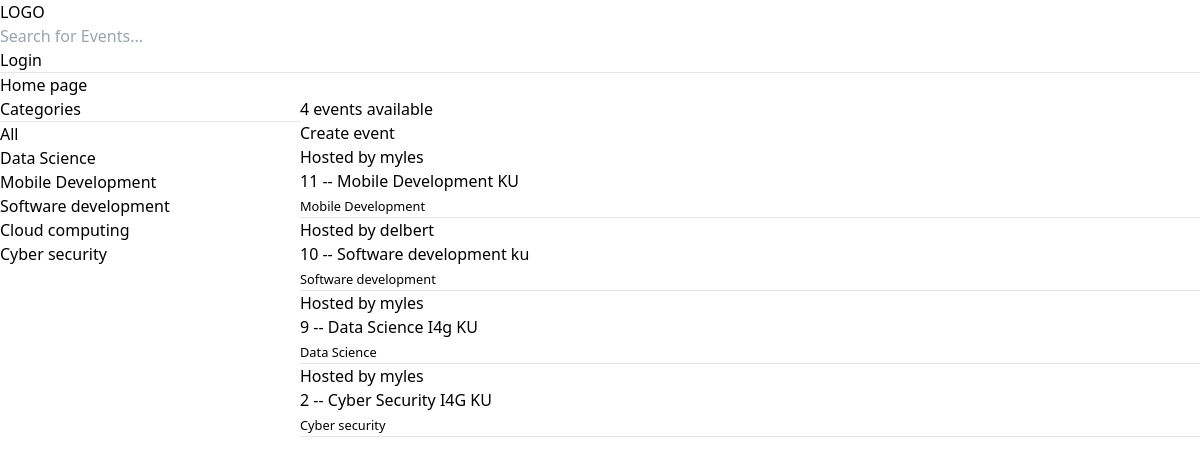
The app's page /, older data.
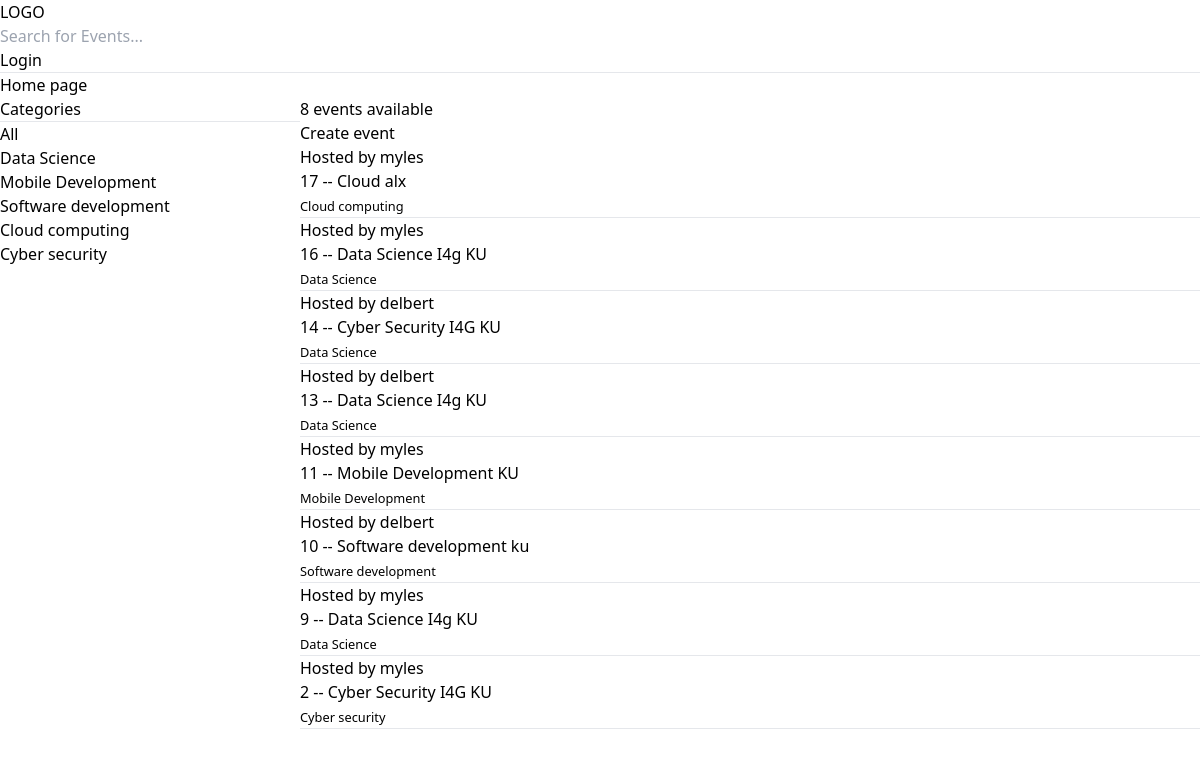
The same page, newer data.
### base/models.py (models this page shows, shortened)
class Topic(models.Model):
    name = models.CharField(max_length=100)

class Event(models.Model):
    host = models.ForeignKey(User, on_delete=models.SET_NULL, null=True)
    topic = models.ForeignKey(Topic, on_delete=models.SET_NULL, null=True)
    name = models.CharField(max_length=50)
    description = models.TextField(null=True, blank=True)
    updated = models.DateTimeField(auto_now=True)
    created = models.DateTimeField(auto_now_add=True)
    class Meta:
        ordering = ['-updated', '-created']

### base/views.py (the view)
# urls.py: path('', views.home, name="home"),
def home(request):
    events = Event.objects.all()
    topics = Topic.objects.all()
    q = request.GET.get('q') if request.GET.get('q') != None else '' #variable to query
    events = Event.objects.filter(Q(topic__name__icontains=q) | Q(name__icontains=q) | Q(host__username__icontains=q)) #Filters the events according to the topic name
    event_count = events.count()
    context = {'events': events, 'topics':topics, 'event_count':event_count}
    return render(request, 'base/home.html',context)

### base/templates/base/home.html (shortened to what this page needs)
{% extends 'main.html'  %}
{% block content  %}
<h1>Home page</h1>
<div class="home-container">
    <div>
        Categories
        <hr>
        <div>
            <a href="{% url 'home'%}">All</a>
        </div>
        {% for topic in topics%}
            <div>
                <a href="{% url 'home'%}?q={{topic.name}}" class="text-red-600">{{topic.name}}</a>
            </div>
        {% endfor %}
    </div>
    <div>
        <h3> {{event_count}} events available</h3>
        <a href="{% url 'create-event' %}">Create event</a>
    {% for event in events %}
    <div>
        <h6>Hosted by {{event.host.username}}</h6>
        <h5> {{event.id}} -- <a href="{% url 'event' event.id %}"> {{event.name}}</a></h5>
        <small>{{event.topic.name}}</small>
        <hr>
    </div>
    {% endfor %}
    </div>
</div>
{%  endblock %}

### base/templates/main.html (shortened to what this page needs)
<!DOCTYPE html>
<html lang="en">
<head>
    {% load static %}
    <link rel="stylesheet" href="{% static 'css/tailwind.css' %}">
</head>
<body>
{% include 'nav.html'  %}
{% block content  %}
{%  endblock %}
</body>
</html>

### base/templates/nav.html
<a href="/">
    <h1>LOGO</h1>
</a>
<form action="{% url 'home' %}" method="get">
    <input type="text" name="q" placeholder="Search for Events...">
</form>
{% if request.user.is_authenticated %}
<a href="{% url 'logout' %}">Logout</a>
{% else %}
<a href="{% url 'login' %}">Login</a>
{% endif %}
<hr>

### base/templates/base/home.html (style rules this page uses)
.home-container { display: grid; grid-template-columns: 1fr 3fr; }

Row changes from the older to the newer data that the page shows:
added Event: host.username "myles", id "17", name "Cloud alx", topic.name "Cloud computing"
added Event: host.username "myles", id "16", name "Data Science I4g KU", topic.name "Data Science"
added Event: host.username "delbert", id "14", name "Cyber Security I4G KU", topic.name "Data Science"
added Event: host.username "delbert", id "13", name "Data Science I4g KU", topic.name "Data Science"
Text that changed along with them:
{{ event_count }}: "4" → "8"
